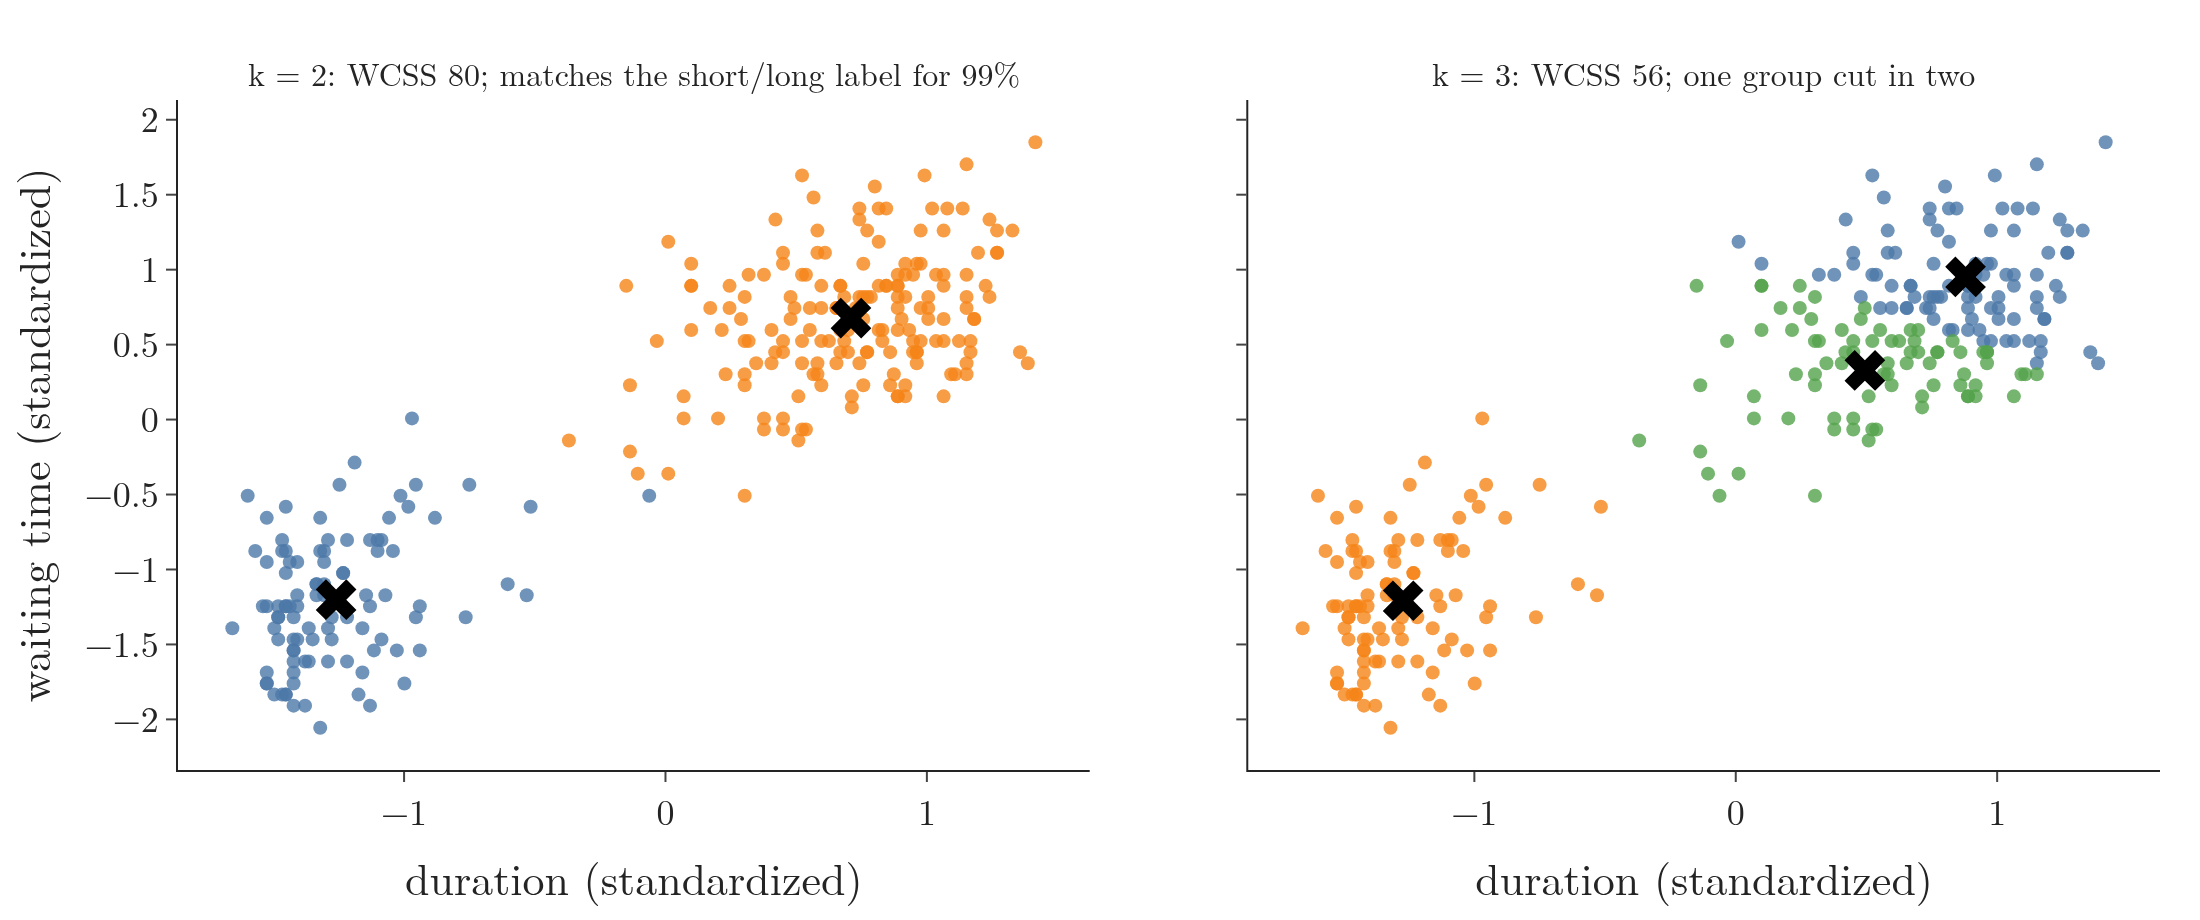

Python code for this plot:
"""Section 5.4: k-means on the 272 Old Faithful eruptions (standardized, as elbow.py) with k = 2 (the elbow) and
k = 3. With k = 2 the clusters match the dataset's short and long eruptions; k = 3 cuts one real group in two.
Plotly."""
from pathlib import Path
import pandas as pd
import plotly.graph_objects as go
from plotly.subplots import make_subplots
from sklearn.cluster import KMeans
from sklearn.preprocessing import StandardScaler

here = Path(__file__).parent
FONT = dict(family="Latin Modern Roman", size=18)
COL = ["#4C78A8", "#F58518", "#54A24B"]
df = pd.read_csv(here.parent / "data" / "old_faithful.csv")
X = StandardScaler().fit_transform(df[["duration", "waiting"]])
fits = {k: KMeans(n_clusters=k, n_init=10, random_state=0).fit(X) for k in (2, 3)}
assert round(fits[2].inertia_) == 80 and round(fits[3].inertia_) == 56          # the elbow curve's values
lab2 = pd.Series(fits[2].labels_)
agree = max((lab2.map({0: "short", 1: "long"}) == df.kind).mean(), (lab2.map({1: "short", 0: "long"}) == df.kind).mean())
fig = make_subplots(rows=1, cols=2, horizontal_spacing=0.08, shared_yaxes=True,
                    subplot_titles=(f"k = 2: WCSS 80; matches the short/long label for {agree:.0%}", "k = 3: WCSS 56; one group cut in two"))
for c, k in enumerate((2, 3), start=1):
    for j in range(k):
        m = fits[k].labels_ == j
        fig.add_scatter(x=X[m, 0], y=X[m, 1], mode="markers", marker=dict(size=7, color=COL[j], opacity=0.8), showlegend=False, row=1, col=c)
    cen = fits[k].cluster_centers_
    fig.add_scatter(x=cen[:, 0], y=cen[:, 1], mode="markers", marker=dict(size=18, color="black", symbol="x"), showlegend=False, row=1, col=c)
    fig.update_xaxes(title="duration (standardized)", row=1, col=c)
fig.update_yaxes(title="waiting time (standardized)", row=1, col=1)
fig.update_layout(template="simple_white", width=1100, height=460, font=FONT, margin=dict(l=70, r=20, t=50, b=60))
fig.write_image(here / "faithful_k.png", scale=2)
fig.write_image(here / "faithful_k.pdf")
print(agree)
